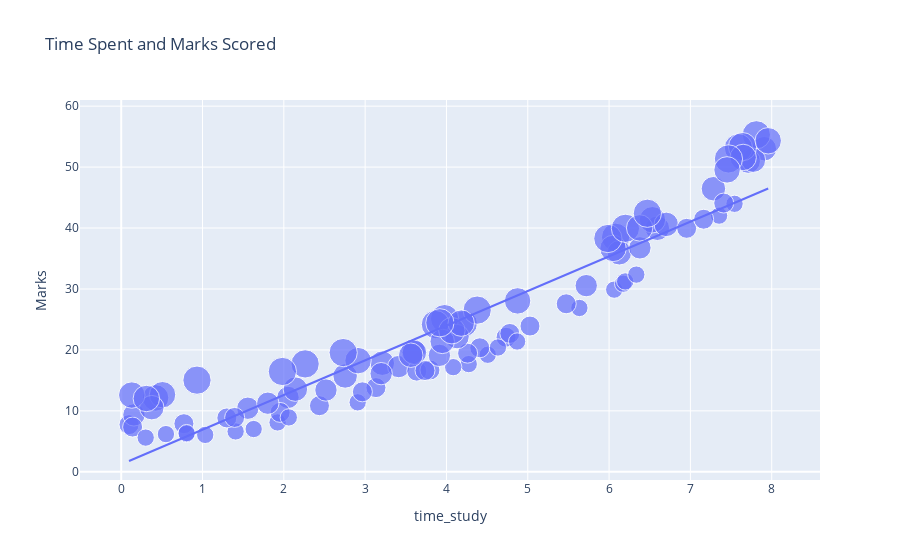

Notebook cell for this chart:
### Markdown cell above
#### According to the above data visualization, we can say that the number of courses may not affect the marks of a student if the student is studying for more time daily.

### Code cell
# Relationship between the time studied daily and the marks scored by the student.
figure=px.scatter(data_frame=data,x='time_study',y='Marks',size='number_courses',title='Time Spent and Marks Scored',trendline='ols')
figure.show()
